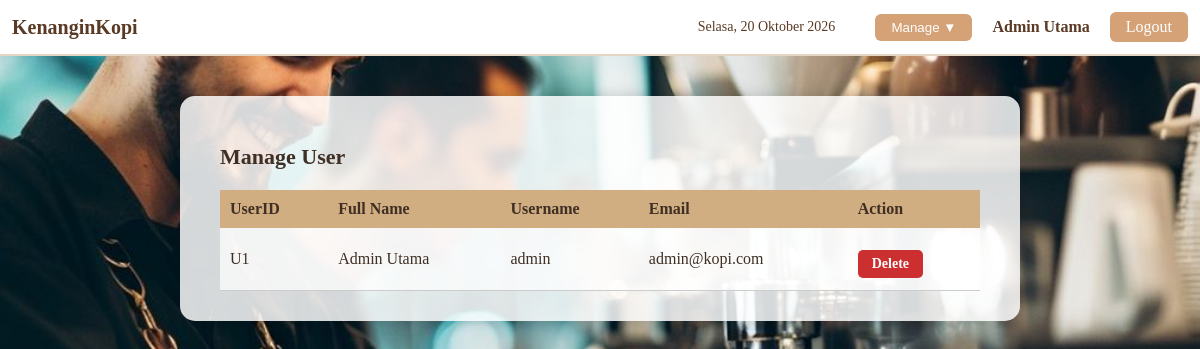
Page /manage_user.php (signed in) on the committed database.
### tables this page shows
CREATE TABLE Users (
    user_id INT AUTO_INCREMENT PRIMARY KEY,
    full_name VARCHAR(100) NOT NULL,
    username VARCHAR(50) NOT NULL UNIQUE,
    email VARCHAR(100) NOT NULL UNIQUE,
    password VARCHAR(255) NOT NULL,
    role ENUM('Admin', 'User','guest') NOT NULL DEFAULT 'User'
);

### manage_user.php (the view, shortened to what this page needs)
<?php
require "db.php";
$result = $conn->query("SELECT user_id, full_name, username, email FROM Users ORDER BY user_id DESC");
?>
<!DOCTYPE html>
<html lang="en">
<head>
    <link rel="stylesheet" href="style.css">
</head>
<body>
<?php include "navbar.php"; ?>
<main class="page">
    <div class="user-container">
        <h2 class="title">Manage User</h2>
        <table class="user-table">
            <thead>
                <tr>
                    <th>UserID</th>
                    <th>Full Name</th>
                    <th>Username</th>
                    <th>Email</th>
                    <th>Action</th>
                </tr>
            </thead>
            <tbody>
                <?php while ($row = $result->fetch_assoc()): ?>
                    <tr>
                        <td>U<?= $row['user_id'] ?></td>
                        <td><?= $row['full_name'] ?></td>
                        <td><?= $row['username'] ?></td>
                        <td><?= $row['email'] ?></td>
                        <td>
                            <a href="manage_user.php?delete=<?= $row['user_id'] ?>"
                               onclick="return confirm('Delete this user?');"
                               class="delete-btn">
                                Delete
                            </a>
                        </td>
                    </tr>
                <?php endwhile; ?>
            </tbody>
        </table>
    </div>
</main>
</body>
</html>

### style.css (style rules this page uses)
html, body { width: 100%; margin: 0; padding: 0; font-family: "Poppins", sans-serif; background-image: url('./kopi\ 2.jpg'); background-size: cover; background-position: center; background-attachment: fixed; }
.page { display: flex; justify-content: center; padding: 40px 0; }
.page { display: flex; justify-content: center; padding-top: 60px; padding-bottom: 60px; }
.delete-btn { display: inline-block; background-color: #cc4c4c; color: white; padding: 8px 14px; border-radius: 6px; text-decoration: none; font-weight: bold; margin-top: 10px; }
.delete-btn { background-color: #c85252; padding: 6px 16px; border-radius: 6px; border: none; cursor: pointer; color: white; font-weight: 600; }
* { box-sizing: border-box; }
body { margin: 0; font-family: "Georgia", "Times New Roman", serif; background-image: url('assets/bg-coffee.jpg'); background-size: cover; background-position: center; color: #3f2f24; -webkit-font-smoothing: antialiased; -moz-osx-font-smoothing: grayscale; }
.page { display: flex; justify-content: center; padding-top: 40px; padding-bottom: 60px; }
body { margin: 0; font-family: Cambria, serif; background-image: url('bg_coffee.jpg'); background-size: cover; background-attachment: fixed; }
.page { display: flex; justify-content: center; padding-top: 130px; }
.user-container { width: 70%; background: #ffffffd5; padding: 30px 40px; border-radius: 15px; box-shadow: 0 0 15px #00000030; }
.title { font-size: 22px; margin-bottom: 20px; }
.user-table { width: 100%; border-collapse: collapse; margin-top: 10px; text-align: left; }
.user-table th { background: #d0ae82; padding: 10px; font-size: 16px; }
.user-table td { padding: 12px 10px; border-bottom: 1px solid #ccc; background: #ffffffb5; }
.delete-btn { background: #cc2f2f; color: white; padding: 6px 14px; text-decoration: none; border-radius: 5px; font-size: 14px; }

### rows in the picture
users: user_id "1", full_name "Admin Utama", username "admin", email "admin@kopi.com"

### other values in the picture
$username "Admin Utama"
